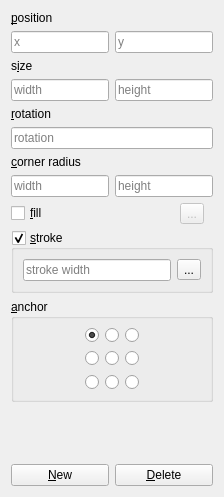
<?xml version="1.0" encoding="UTF-8"?>
<ui version="4.0">
 <class>RectangleDialog</class>
 <widget class="QDialog" name="RectangleDialog">
  <property name="geometry">
   <rect>
    <x>0</x>
    <y>0</y>
    <width>224</width>
    <height>497</height>
   </rect>
  </property>
  <property name="windowTitle">
   <string>Rectangle</string>
  </property>
  <property name="sizeGripEnabled">
   <bool>false</bool>
  </property>
  <layout class="QVBoxLayout" name="verticalLayout">
   <item>
    <widget class="QWidget" name="frame" native="true">
     <property name="layoutDirection">
      <enum>Qt::LeftToRight</enum>
     </property>
     <layout class="QGridLayout" name="gridLayout_2">
      <property name="leftMargin">
       <number>0</number>
      </property>
      <property name="topMargin">
       <number>0</number>
      </property>
      <property name="rightMargin">
       <number>0</number>
      </property>
      <property name="bottomMargin">
       <number>0</number>
      </property>
      <item row="15" column="0" colspan="2">
       <widget class="QGroupBox" name="stroke">
        <property name="title">
         <string>&amp;stroke</string>
        </property>
        <property name="flat">
         <bool>false</bool>
        </property>
        <property name="checkable">
         <bool>true</bool>
        </property>
        <property name="checked">
         <bool>true</bool>
        </property>
        <layout class="QHBoxLayout" name="horizontalLayout_2">
         <item>
          <widget class="QLineEdit" name="strokeWidth">
           <property name="placeholderText">
            <string>stroke width</string>
           </property>
          </widget>
         </item>
         <item>
          <widget class="QToolButton" name="strokeColor">
           <property name="toolTip">
            <string>select stroke color</string>
           </property>
           <property name="text">
            <string>...</string>
           </property>
           <property name="arrowType">
            <enum>Qt::NoArrow</enum>
           </property>
          </widget>
         </item>
        </layout>
       </widget>
      </item>
      <item row="0" column="0" colspan="2">
       <widget class="QLabel" name="label_2">
        <property name="text">
         <string>&amp;position</string>
        </property>
        <property name="buddy">
         <cstring>anchorX</cstring>
        </property>
       </widget>
      </item>
      <item row="10" column="1">
       <widget class="QLineEdit" name="radiusY">
        <property name="placeholderText">
         <string>height</string>
        </property>
       </widget>
      </item>
      <item row="9" column="0" colspan="2">
       <widget class="QLabel" name="label_4">
        <property name="text">
         <string>&amp;corner radius</string>
        </property>
        <property name="buddy">
         <cstring>radiusX</cstring>
        </property>
       </widget>
      </item>
      <item row="10" column="0">
       <widget class="QLineEdit" name="radiusX">
        <property name="placeholderText">
         <string>width</string>
        </property>
       </widget>
      </item>
      <item row="1" column="0">
       <widget class="QLineEdit" name="anchorX">
        <property name="placeholderText">
         <string>x</string>
        </property>
        <property name="clearButtonEnabled">
         <bool>false</bool>
        </property>
       </widget>
      </item>
      <item row="3" column="0" colspan="2">
       <widget class="QLabel" name="label_3">
        <property name="text">
         <string>s&amp;ize</string>
        </property>
        <property name="buddy">
         <cstring>width</cstring>
        </property>
       </widget>
      </item>
      <item row="6" column="0">
       <widget class="QLabel" name="label">
        <property name="text">
         <string>&amp;rotation</string>
        </property>
        <property name="buddy">
         <cstring>rotation</cstring>
        </property>
       </widget>
      </item>
      <item row="5" column="0">
       <widget class="QLineEdit" name="width">
        <property name="placeholderText">
         <string>width</string>
        </property>
       </widget>
      </item>
      <item row="14" column="0">
       <widget class="QCheckBox" name="fill">
        <property name="text">
         <string>&amp;fill</string>
        </property>
       </widget>
      </item>
      <item row="1" column="1">
       <widget class="QLineEdit" name="anchorY">
        <property name="placeholderText">
         <string>y</string>
        </property>
       </widget>
      </item>
      <item row="5" column="1">
       <widget class="QLineEdit" name="height">
        <property name="placeholderText">
         <string>height</string>
        </property>
       </widget>
      </item>
      <item row="14" column="1">
       <widget class="QWidget" name="widget" native="true">
        <property name="layoutDirection">
         <enum>Qt::LeftToRight</enum>
        </property>
        <layout class="QHBoxLayout" name="horizontalLayout_3">
         <property name="leftMargin">
          <number>0</number>
         </property>
         <property name="topMargin">
          <number>0</number>
         </property>
         <property name="rightMargin">
          <number>9</number>
         </property>
         <property name="bottomMargin">
          <number>0</number>
         </property>
         <item>
          <spacer name="horizontalSpacer_3">
           <property name="orientation">
            <enum>Qt::Horizontal</enum>
           </property>
           <property name="sizeHint" stdset="0">
            <size>
             <width>40</width>
             <height>20</height>
            </size>
           </property>
          </spacer>
         </item>
         <item>
          <widget class="QToolButton" name="fillColor">
           <property name="enabled">
            <bool>false</bool>
           </property>
           <property name="toolTip">
            <string>select fill color</string>
           </property>
           <property name="text">
            <string>...</string>
           </property>
           <property name="arrowType">
            <enum>Qt::NoArrow</enum>
           </property>
          </widget>
         </item>
        </layout>
       </widget>
      </item>
      <item row="8" column="0" colspan="2">
       <widget class="QLineEdit" name="rotation">
        <property name="placeholderText">
         <string>rotation</string>
        </property>
       </widget>
      </item>
     </layout>
    </widget>
   </item>
   <item>
    <widget class="QGroupBox" name="anchorGroup">
     <property name="title">
      <string>&amp;anchor</string>
     </property>
     <layout class="QGridLayout" name="gridLayout">
      <item row="0" column="1">
       <widget class="QRadioButton" name="topLeft">
        <property name="text">
         <string/>
        </property>
        <property name="checked">
         <bool>true</bool>
        </property>
        <attribute name="buttonGroup">
         <string notr="true">anchorButtons</string>
        </attribute>
       </widget>
      </item>
      <item row="1" column="1">
       <widget class="QRadioButton" name="left">
        <property name="text">
         <string/>
        </property>
        <attribute name="buttonGroup">
         <string notr="true">anchorButtons</string>
        </attribute>
       </widget>
      </item>
      <item row="0" column="3">
       <widget class="QRadioButton" name="topRight">
        <property name="text">
         <string/>
        </property>
        <attribute name="buttonGroup">
         <string notr="true">anchorButtons</string>
        </attribute>
       </widget>
      </item>
      <item row="0" column="2">
       <widget class="QRadioButton" name="top">
        <property name="text">
         <string/>
        </property>
        <attribute name="buttonGroup">
         <string notr="true">anchorButtons</string>
        </attribute>
       </widget>
      </item>
      <item row="2" column="3">
       <widget class="QRadioButton" name="bottomRight">
        <property name="text">
         <string/>
        </property>
        <attribute name="buttonGroup">
         <string notr="true">anchorButtons</string>
        </attribute>
       </widget>
      </item>
      <item row="1" column="3">
       <widget class="QRadioButton" name="right">
        <property name="text">
         <string/>
        </property>
        <attribute name="buttonGroup">
         <string notr="true">anchorButtons</string>
        </attribute>
       </widget>
      </item>
      <item row="2" column="1">
       <widget class="QRadioButton" name="bottomLeft">
        <property name="text">
         <string/>
        </property>
        <attribute name="buttonGroup">
         <string notr="true">anchorButtons</string>
        </attribute>
       </widget>
      </item>
      <item row="1" column="0">
       <spacer name="horizontalSpacer">
        <property name="orientation">
         <enum>Qt::Horizontal</enum>
        </property>
        <property name="sizeHint" stdset="0">
         <size>
          <width>40</width>
          <height>20</height>
         </size>
        </property>
       </spacer>
      </item>
      <item row="1" column="2">
       <widget class="QRadioButton" name="center">
        <property name="text">
         <string/>
        </property>
        <attribute name="buttonGroup">
         <string notr="true">anchorButtons</string>
        </attribute>
       </widget>
      </item>
      <item row="2" column="2">
       <widget class="QRadioButton" name="bottom">
        <property name="text">
         <string/>
        </property>
        <attribute name="buttonGroup">
         <string notr="true">anchorButtons</string>
        </attribute>
       </widget>
      </item>
      <item row="1" column="4">
       <spacer name="horizontalSpacer_2">
        <property name="orientation">
         <enum>Qt::Horizontal</enum>
        </property>
        <property name="sizeHint" stdset="0">
         <size>
          <width>40</width>
          <height>20</height>
         </size>
        </property>
       </spacer>
      </item>
     </layout>
    </widget>
   </item>
   <item>
    <spacer name="verticalSpacer">
     <property name="orientation">
      <enum>Qt::Vertical</enum>
     </property>
     <property name="sizeHint" stdset="0">
      <size>
       <width>20</width>
       <height>40</height>
      </size>
     </property>
    </spacer>
   </item>
   <item>
    <widget class="QWidget" name="frame_2" native="true">
     <property name="layoutDirection">
      <enum>Qt::LeftToRight</enum>
     </property>
     <layout class="QHBoxLayout" name="horizontalLayout">
      <property name="leftMargin">
       <number>0</number>
      </property>
      <property name="topMargin">
       <number>0</number>
      </property>
      <property name="rightMargin">
       <number>0</number>
      </property>
      <property name="bottomMargin">
       <number>0</number>
      </property>
      <item>
       <widget class="QPushButton" name="newButton">
        <property name="text">
         <string>&amp;New</string>
        </property>
        <property name="autoDefault">
         <bool>false</bool>
        </property>
        <property name="default">
         <bool>false</bool>
        </property>
        <property name="flat">
         <bool>false</bool>
        </property>
       </widget>
      </item>
      <item>
       <widget class="QPushButton" name="deleteButton">
        <property name="text">
         <string>&amp;Delete</string>
        </property>
        <property name="autoDefault">
         <bool>false</bool>
        </property>
       </widget>
      </item>
     </layout>
    </widget>
   </item>
  </layout>
 </widget>
 <tabstops>
  <tabstop>anchorX</tabstop>
  <tabstop>anchorY</tabstop>
  <tabstop>width</tabstop>
  <tabstop>height</tabstop>
  <tabstop>rotation</tabstop>
  <tabstop>radiusX</tabstop>
  <tabstop>radiusY</tabstop>
  <tabstop>fill</tabstop>
  <tabstop>fillColor</tabstop>
  <tabstop>stroke</tabstop>
  <tabstop>strokeWidth</tabstop>
  <tabstop>strokeColor</tabstop>
  <tabstop>topLeft</tabstop>
  <tabstop>newButton</tabstop>
  <tabstop>deleteButton</tabstop>
 </tabstops>
 <resources/>
 <connections>
  <connection>
   <sender>fill</sender>
   <signal>toggled(bool)</signal>
   <receiver>fillColor</receiver>
   <slot>setEnabled(bool)</slot>
   <hints>
    <hint type="sourcelabel">
     <x>58</x>
     <y>236</y>
    </hint>
    <hint type="destinationlabel">
     <x>193</x>
     <y>236</y>
    </hint>
   </hints>
  </connection>
 </connections>
 <buttongroups>
  <buttongroup name="anchorButtons"/>
 </buttongroups>
</ui>
